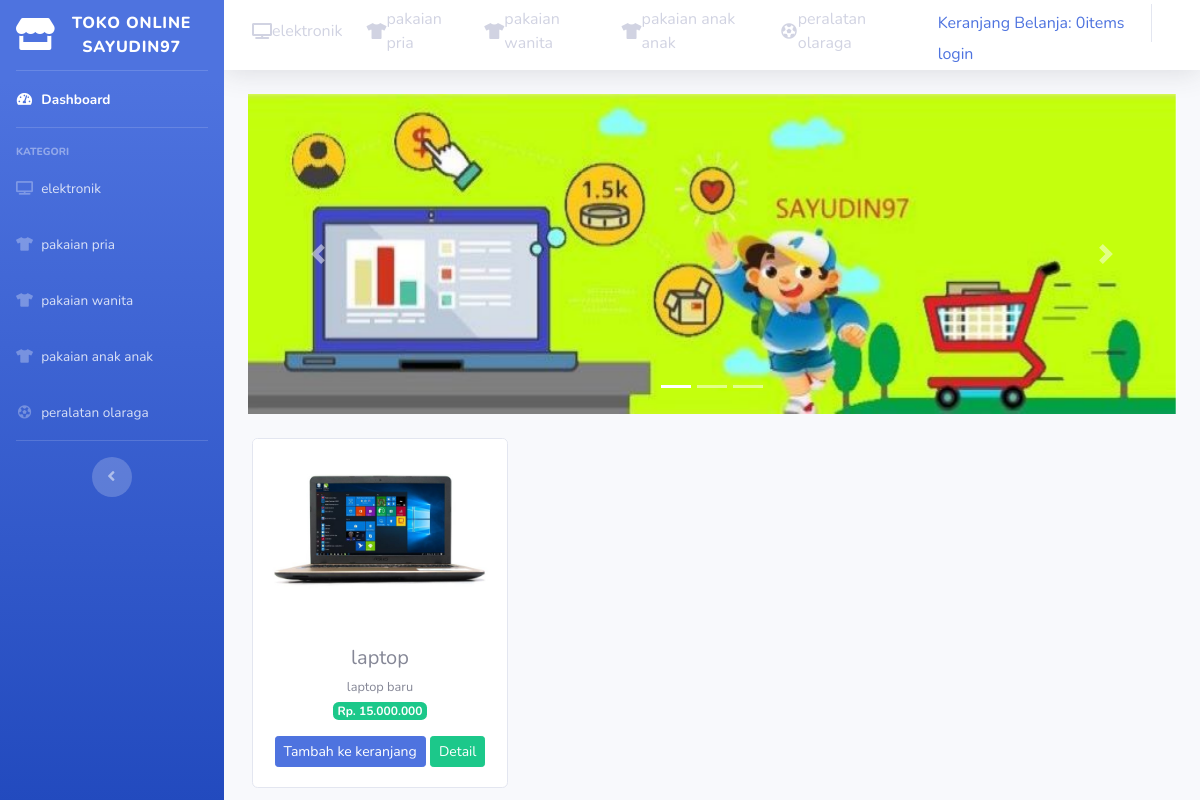
Page /index.php/kategori/peralatan_olahraga on the committed database.
### tables this page shows
CREATE TABLE `tb_barang` (
  `id_brg` int(11) NOT NULL,
  `nama_brg` varchar(123) NOT NULL,
  `keterangan` varchar(225) NOT NULL,
  `kategori` varchar(60) NOT NULL,
  `harga` int(11) NOT NULL,
  `stok` int(4) NOT NULL,
  `gambar` text NOT NULL
);

### application/controllers/kategori.php (called while the page is built, shortened)
<?php
class kategori extends CI_Controller{
	public function peralatan_olahraga()
	{
		$data['peralatan_olahraga'] = $this->model_kategori->data_peralatan_olahraga()->result();
		$this->load->view('tempelets/header');
		$this->load->view('tempelets/sidebar');
		$this->load->view('peralatan_olahraga',$data);
		$this->load->view('tempelets/footer');
	}
}

### index.php (called while the page is built, shortened)
<?php
require_once BASEPATH.'core/CodeIgniter.php';

### application/models/model_kategori.php (called while the page is built, shortened)
<?php
class Model_kategori extends CI_Model{
	public function data_peralatan_olahraga(){
		return $this->db->get_where("tb_barang",array('kategori' =>'peralatan olahraga'));
	}
}

### application/views/peralatan_olahraga.php (the view, shortened to what this page needs)
<div class="container-fluid">
	<div id="carouselExampleIndicators" class="carousel slide" data-ride="carousel">
		  <ol class="carousel-indicators">
		    <li data-target="#carouselExampleIndicators" data-slide-to="0" class="active"></li>
		    <li data-target="#carouselExampleIndicators" data-slide-to="1"></li>
		    <li data-target="#carouselExampleIndicators" data-slide-to="2"></li>
		  </ol>
		 <div class="carousel-inner">
		    <div class="carousel-item active">
		      <img src="<?php echo base_url('assets/img/slider12.jpg') ?>" class="d-block w-100" alt="...">
		    </div>
  		</div>
		  <a class="carousel-control-prev" href="#carouselExampleIndicators" role="button" data-slide="prev">
		    <span class="carousel-control-prev-icon" aria-hidden="true"></span>
		  </a>
		  <a class="carousel-control-next" href="#carouselExampleIndicators" role="button" data-slide="next">
		    <span class="carousel-control-next-icon" aria-hidden="true"></span>
		  </a>
	</div>
	<div class="row text-center mt-4">
		<?php foreach ($peralatan_olahraga as $brg) : ?>
		<div class="card ml-3 mb-3" style="width: 16rem;">
  			<img src="<?php echo base_url().'/uploads/'.$brg->gambar ?>" class="card-img-top" alt="...">
		  <div class="card-body">
		    <h5 class="card-title mb-1"><?php echo $brg->nama_brg ?></h5>
		    <small><?php echo $brg->keterangan ?></small><br>
		   <span class="badge badge-success mb-3">Rp. <?php echo number_format($brg->harga, 0,',','.') ?></span>
		    <?php echo anchor('dashbord/tambah_ke_keranjang/'.$brg->id_brg,'<div class="btn btn-sm btn-primary">Tambah ke keranjang</div> ') ?>
		     <?php echo anchor('welcome/detail/'.$brg->id_brg,'<div class="btn btn-sm btn-success">Detail</div> ') ?>
		  </div>
		</div>
		<?php endforeach; ?>
	</div>
</div>

### rows in the picture
tb_barang: gambar (picture), nama_brg "laptop", keterangan "laptop baru", harga "15.000.000", id_brg "Tambah ke keranjang", id_brg "Detail"

### other values in the picture
anchor('dashbord/detail_keranjang', $keranjang) "Keranjang Belanja: 0items"
anchor('auth/login', 'login') "login"
